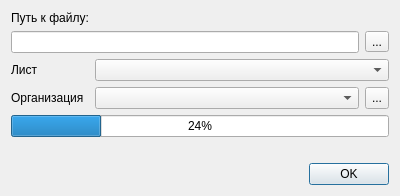
<?xml version="1.0" encoding="UTF-8"?>
<ui version="4.0">
 <class>ImportClients</class>
 <widget class="QDialog" name="ImportClients">
  <property name="geometry">
   <rect>
    <x>0</x>
    <y>0</y>
    <width>400</width>
    <height>188</height>
   </rect>
  </property>
  <property name="windowTitle">
   <string>Dialog</string>
  </property>
  <layout class="QGridLayout" name="gridLayout">
   <item row="0" column="0">
    <widget class="QLabel" name="label">
     <property name="text">
      <string>Путь к файлу:</string>
     </property>
    </widget>
   </item>
   <item row="1" column="0" colspan="3">
    <layout class="QHBoxLayout" name="horizontalLayout">
     <item>
      <widget class="QLineEdit" name="edtFilePath"/>
     </item>
     <item>
      <widget class="QToolButton" name="btnOpenFile">
       <property name="text">
        <string>...</string>
       </property>
      </widget>
     </item>
    </layout>
   </item>
   <item row="3" column="0">
    <widget class="QLabel" name="label_2">
     <property name="text">
      <string>Организация</string>
     </property>
    </widget>
   </item>
   <item row="3" column="1" colspan="2">
    <layout class="QHBoxLayout" name="horizontalLayout_3">
     <item>
      <widget class="COrgComboBox" name="cmbOrganisation"/>
     </item>
     <item>
      <widget class="QToolButton" name="btnSelectOrganisation">
       <property name="sizePolicy">
        <sizepolicy hsizetype="Fixed" vsizetype="Ignored">
         <horstretch>0</horstretch>
         <verstretch>0</verstretch>
        </sizepolicy>
       </property>
       <property name="text">
        <string>...</string>
       </property>
      </widget>
     </item>
    </layout>
   </item>
   <item row="6" column="2">
    <widget class="QDialogButtonBox" name="buttonBox">
     <property name="orientation">
      <enum>Qt::Horizontal</enum>
     </property>
     <property name="standardButtons">
      <set>QDialogButtonBox::Ok</set>
     </property>
    </widget>
   </item>
   <item row="4" column="0" colspan="3">
    <widget class="CProgressBar" name="progressBar">
     <property name="value">
      <number>24</number>
     </property>
    </widget>
   </item>
   <item row="5" column="0" colspan="3">
    <widget class="QLabel" name="lblProgressBar">
     <property name="text">
      <string/>
     </property>
    </widget>
   </item>
   <item row="2" column="0">
    <widget class="QLabel" name="label_3">
     <property name="text">
      <string>Лист</string>
     </property>
    </widget>
   </item>
   <item row="2" column="1" colspan="2">
    <widget class="QComboBox" name="cmbNameList">
     <property name="enabled">
      <bool>true</bool>
     </property>
     <property name="editable">
      <bool>false</bool>
     </property>
     <property name="frame">
      <bool>true</bool>
     </property>
    </widget>
   </item>
  </layout>
 </widget>
 <customwidgets>
  <customwidget>
   <class>CProgressBar</class>
   <extends>QProgressBar</extends>
   <header>library/ProgressBar.h</header>
  </customwidget>
  <customwidget>
   <class>COrgComboBox</class>
   <extends>QComboBox</extends>
   <header>Orgs/OrgComboBox.h</header>
  </customwidget>
 </customwidgets>
 <resources/>
 <connections>
  <connection>
   <sender>buttonBox</sender>
   <signal>accepted()</signal>
   <receiver>ImportClients</receiver>
   <slot>accept()</slot>
   <hints>
    <hint type="sourcelabel">
     <x>248</x>
     <y>254</y>
    </hint>
    <hint type="destinationlabel">
     <x>157</x>
     <y>274</y>
    </hint>
   </hints>
  </connection>
  <connection>
   <sender>buttonBox</sender>
   <signal>rejected()</signal>
   <receiver>ImportClients</receiver>
   <slot>reject()</slot>
   <hints>
    <hint type="sourcelabel">
     <x>316</x>
     <y>260</y>
    </hint>
    <hint type="destinationlabel">
     <x>286</x>
     <y>274</y>
    </hint>
   </hints>
  </connection>
 </connections>
</ui>
